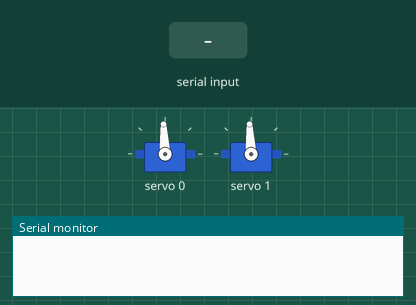
Bench run of a sketch on a simulated Arduino Uno, built with avr-gcc and run on an emulated ATmega328P. Shown: 2 × servo, the last lines printed to the serial monitor. The inputs (shaded band) are chosen by the test bench.

Above: at 1.2 s.
1.3 s: "0\n" received over Serial
At 2.1 s:
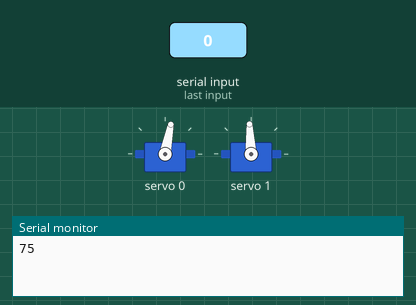
2.8 s: "3\n" received over Serial
At 3.2 s:
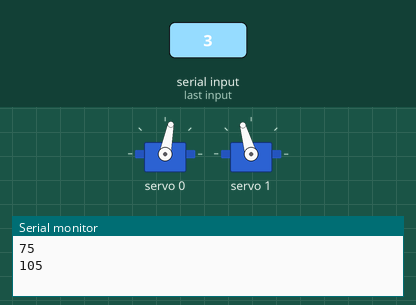
4.3 s: "1\n" received over Serial
At 5.5 s:
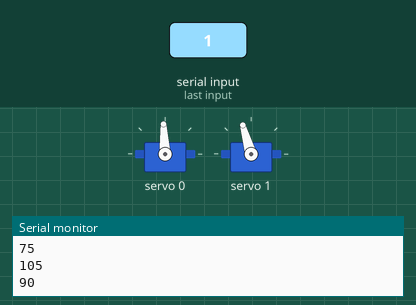
5.8 s: "3\n" received over Serial
At 6.7 s:
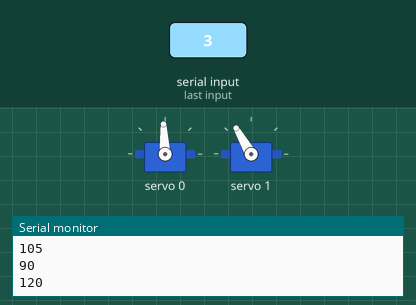
7.3 s: "0\n" received over Serial
At 7.8 s:
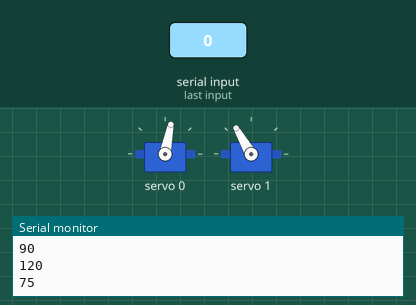
8.8 s: "2\n" received over Serial
At 10.2 s:
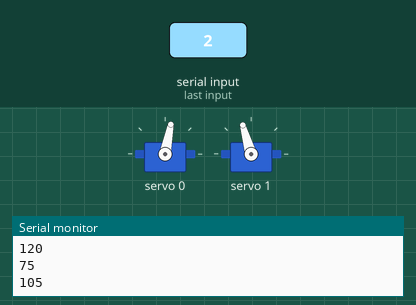
Timing chart, 0 to 11.3 s (numbered marks = the images above; inputs shaded):
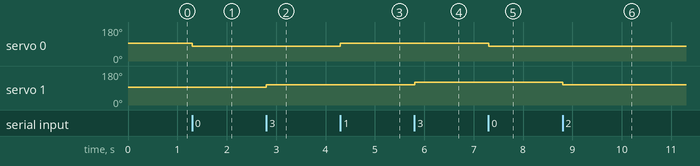

The sketch:

pan_tilt_test.ino
```cpp
#include <Wire.h>
#include <Adafruit_PWMServoDriver.h>

Adafruit_PWMServoDriver pwm = Adafruit_PWMServoDriver();

#define MIN_PULSE_WIDTH 650
#define MAX_PULSE_WIDTH 2350
#define DEFAULT_PULSE_WIDTH 1500
#define FREQUENCY 50

uint8_t servonum = 0;
int count;
int count1;
int incoming;
void setup()
{
Serial.begin(115200);
Serial.setTimeout(1);
//Serial.println("16 channel Servo test!");
count = 90;
count1 = 90;
pwm.begin();
pwm.setPWMFreq(FREQUENCY);
pwm.setPWM(0, 0, pulseWidth(count));
pwm.setPWM(1, 0, pulseWidth(count1));
}
int pulseWidth(int angle)
{
int pulse_wide, analog_value;
pulse_wide = map(angle, 0, 180, MIN_PULSE_WIDTH, MAX_PULSE_WIDTH);
analog_value = int(float(pulse_wide) / 1000000 * FREQUENCY * 4096);
//Serial.println(analog_value);
return analog_value;
}

void loop() {

   while (Serial.available() > 0 ) {

     incoming = Serial.readString().toInt();

     if (incoming == 0) {
        //Serial.println("identified_right");
        count = count-15;
        Serial.println(count);
        pwm.setPWM(0, 0, pulseWidth(count));
        delay(20);

     }

     else if (incoming == 1) {
        //Serial.println("identified_left");
        count = count+15;
        Serial.println(count);
        pwm.setPWM(0, 0, pulseWidth(count));
        delay(20);

     }

     else {
        //Serial.println("unknown");
     }

     if (count == 0 || count == 180){
      count = 90;
      pwm.setPWM(0, 0, pulseWidth(count));
      //delay(2000);
      }

      if (incoming == 2) {
        //Serial.println("identified_up");
        count1 = count1-15;
        Serial.println(count1);
        pwm.setPWM(1, 0, pulseWidth(count1));
        delay(20);

     }
     else if (incoming == 3) {
        //Serial.println("identified_down");
        count1 = count1+15;
        Serial.println(count1);
        pwm.setPWM(1, 0, pulseWidth(count1));
        delay(20);

     }

     if (count1 == 0 || count1 == 180){
      count1 = 90;
      pwm.setPWM(1, 0, pulseWidth(count1));
      //delay(2000);
      }
      if (incoming == 4) {
        //Serial.println("identified_down");

        pwm.setPWM(1, 0, pulseWidth(90));
        delay(20);
        pwm.setPWM(0, 0, pulseWidth(90));
         delay(20);

     }

   }


   }

/*void loop() {
 if (Serial.available() > 0) {
  incoming = Serial.readString();
  Serial.println(incoming);
  if (incoming.equals("move right")){
  count = count-50;

  Serial.print(count);
  pwm.setPWM(0, 0, pulseWidth(count));
delay(1000);
  }}
/*pwm.setPWM(0, 0, pulseWidth(0));
delay(1000);
pwm.setPWM(1, 0, pulseWidth(0));
delay(500);
/*pwm.setPWM(0, 0, pulseWidth(90));
delay(1000);
*/
```

Measured:
- after the input at 1.3 s, servo 0: 93° → 79° at once
- after the input at 2.8 s, servo 1: 93° → 106° at once
- after the input at 4.3 s, servo 0: 79° → 93° at once
- after the input at 5.8 s, servo 1: 106° → 120° at once
- after the input at 7.3 s, servo 0: 93° → 79° at once
- after the input at 8.8 s, servo 1: 120° → 106° at once
